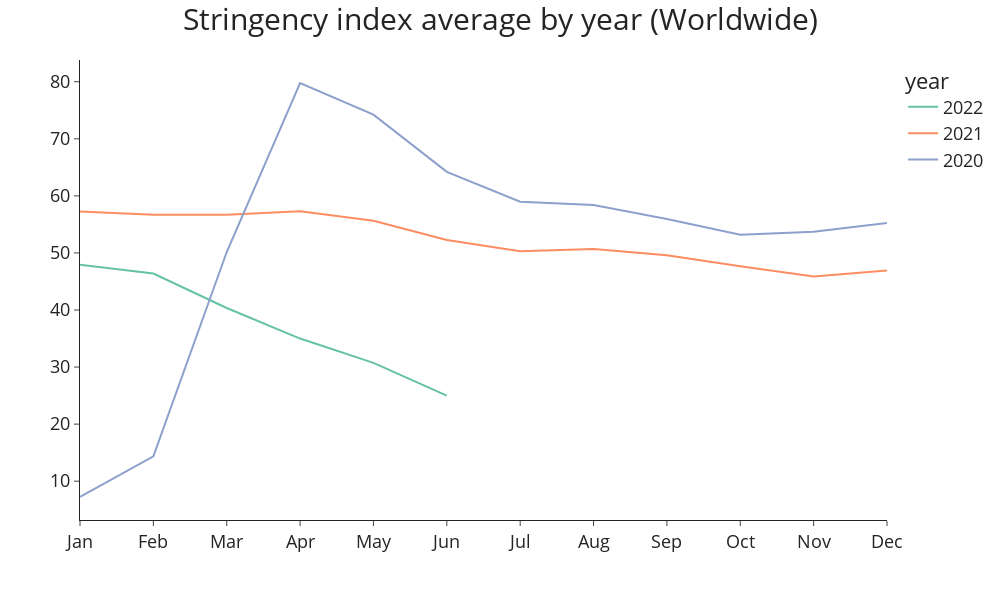

The cell this chart's notebook holds for it:
### Code cell
#line chart
fig = px.line(average_stringency, x="month_name", 
          y='stringency_index',
          color='year',
          template="simple_white",
          color_discrete_sequence=px.colors.qualitative.Set2,
          width=1000,
          height=600 )
fig.update_layout(
title_text="Stringency index average by year (Worldwide)",
title_font_size=30,
title_font_family="Open Sans",
title_x=0.5,
yaxis_title=None,
xaxis_title=None,
font=dict(family="Open Sans", size=18)
)
fig.show()

### Figure 1 — Plotly figure (JSON) as saved in the notebook; plotly's stock layout.template omitted (floating-point values rounded to 4 significant figures)
{"data": [{"hovertemplate": "year=2022<br>month_name=%{x}<br>stringency_index=%{y}<extra></extra>", "legendgroup": "2022", "line": {"color": "rgb(102,194,165)", "dash": "solid"}, "marker": {"symbol": "circle"}, "mode": "lines", "name": "2022", "orientation": "v", "showlegend": true, "type": "scatter", "x": ["Jan", "Feb", "Mar", "Apr", "May", "Jun"], "xaxis": "x", "y": [47.93, 46.38, 40.34, 35.0, 30.74, 25.0], "yaxis": "y"}, {"hovertemplate": "year=2021<br>month_name=%{x}<br>stringency_index=%{y}<extra></extra>", "legendgroup": "2021", "line": {"color": "rgb(252,141,98)", "dash": "solid"}, "marker": {"symbol": "circle"}, "mode": "lines", "name": "2021", "orientation": "v", "showlegend": true, "type": "scatter", "x": ["Jan", "Feb", "Mar", "Apr", "May", "Jun", "Jul", "Aug", "Sep", "Oct", "Nov", "Dec"], "xaxis": "x", "y": [57.27, 56.71, 56.71, 57.31, 55.64, 52.25, 50.3, 50.71, 49.58, 47.66, 45.88, 46.92], "yaxis": "y"}, {"hovertemplate": "year=2020<br>month_name=%{x}<br>stringency_index=%{y}<extra></extra>", "legendgroup": "2020", "line": {"color": "rgb(141,160,203)", "dash": "solid"}, "marker": {"symbol": "circle"}, "mode": "lines", "name": "2020", "orientation": "v", "showlegend": true, "type": "scatter", "x": ["Jan", "Feb", "Mar", "Apr", "May", "Jun", "Jul", "Aug", "Sep", "Oct", "Nov", "Dec"], "xaxis": "x", "y": [7.228, 14.36, 50.16, 79.78, 74.24, 64.21, 58.97, 58.4, 55.95, 53.19, 53.7, 55.24], "yaxis": "y"}], "layout": {"font": {"family": "Open Sans", "size": 18}, "height": 600, "legend": {"title": {"text": "year"}, "tracegroupgap": 0}, "margin": {"t": 60}, "title": {"font": {"family": "Open Sans", "size": 30}, "text": "Stringency index average by year (Worldwide)", "x": 0.5}, "width": 1000, "xaxis": {"anchor": "y", "autorange": true, "domain": [0, 1], "range": [0, 11], "title": {}, "type": "category"}, "yaxis": {"anchor": "x", "autorange": true, "domain": [0, 1], "range": [3.197, 83.81], "title": {}, "type": "linear"}}}
